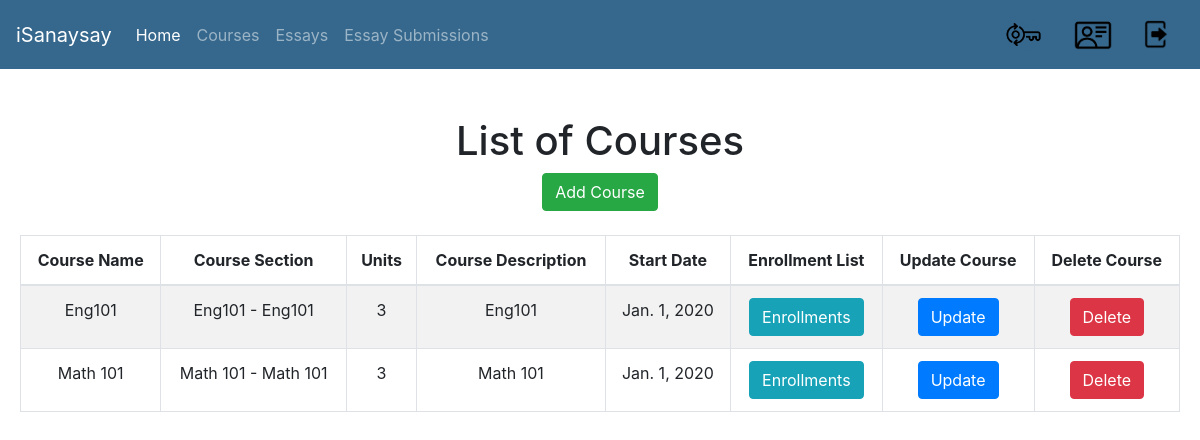
Page /isanaysay/view_courses (signed in) on the earlier database version.
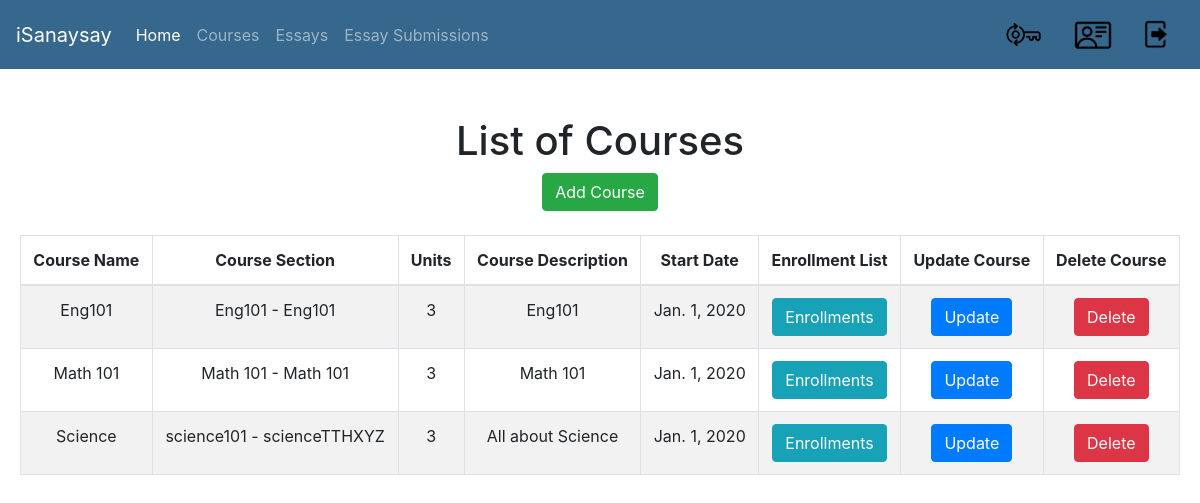
Same page on the later database version.
### users/models.py (models this page shows, shortened)
class Course(models.Model):
    pass
    semester_Choices = (
        ('A', 'First Semester'),
        ('B', 'Second Semester'),
        ('C', 'Summer'),
    )
    shoolYear_Choices = (
        ('1', '2019-2020'),
        ('2', '2020-2021'),
        ('3', '2021-2022'),
    )
    name = models.CharField(verbose_name="Course Name", max_length=128)
    course_code = models.CharField(verbose_name="Course Code", max_length=128)
    course_description = models.CharField(verbose_name="Course Description", max_length=500)
    course_detail = models.CharField(verbose_name="Course Detail", max_length=100)
    course_unit = models.IntegerField(verbose_name="Course Units", default=3)
    course_semester = models.CharField(max_length=1,choices=semester_Choices, default='A', verbose_name="Semester")
    course_school_year = models.CharField(max_length=1,choices=shoolYear_Choices, default='20', verbose_name="School Year")
    start_date = models.DateField(verbose_name="Course Start Date")
    end_date = models.DateField(verbose_name="Course End Date")
    students = models.ManyToManyField(CustomUser, related_name='students_enrolled')
    teacher = models.ForeignKey(CustomUser, verbose_name="Teacher", on_delete = models.CASCADE)

### users/views.py (the view)
def view_courses(request):
    user_id = request.user.id
    template = "list_course.html"
    course_school_years = Course.objects.select_related('teacher').filter(teacher__id=user_id).values('course_school_year').annotate(dcount=Count('course_school_year'))
    course_semesters = Course.objects.select_related('teacher').filter(teacher__id=user_id).values('course_semester').annotate(dcount=Count('course_semester'))
    courses = Course.objects.select_related('teacher').filter(teacher__id=user_id)
    context = {
        'course_school_years': course_school_years,
        'course_semesters': course_semesters,
        'courses': courses,
        'user_id': user_id,
    }
    return render(request, template, context)

### users/models.py (called while the page is built)
    def __str__(self):
        return self.first_name + " " + self.middle_name + " " + self.last_name

### templates/list_course.html (shortened to what this page needs)
{% extends 'base.html' %}
{% block content %}
	<div id="parent"><div id="child"><br/><br/>
		<h1>List of Courses</h1>
		<a href="{% url 'add-course' %}" class="btn btn-success">Add Course</a> <br /><br />
		<table  class="ui-responsive table table-striped table-bordered">
			<thead>
				<tr>
					<th>Course Name</th>
					<th>Course Section</th>
					<th>Units</th>
					<th>Course Description</th>
					<th>Start Date</th>
					<th>Enrollment List</th>
					<th>Update Course</th>
					<th>Delete Course</th>
				</tr>
			</thead>
			<tbody>
				{% for course in courses %}
				<tr>
					<td>{{ course.name }}</td>
					<td>{{ course.course_code }} - {{ course.course_detail }}</td>
					<td>{{ course.course_unit }} </td>
					<td>{{ course.course_description }}</td>
					<td>{{ course.start_date }}</td>
					<td>
						<button type="button" class="btn btn-info" data-toggle="modal" data-target="#myModal{{ course.id }}">Enrollments</button>
					</td>
					<td>
						<a href="{% url 'update-course' course.id %}" class="btn btn-primary">Update</a>
					</td>
					<td>
						<a href="{% url 'delete-course' course.id %}" class="btn btn-danger">Delete</a>
					</td>
				</tr>
				{% empty %}
				<tr>
					<td colspan=9>No Courses yet</td>
				</tr>
				{% endfor %}
			</tbody>
		</table>
	</div></div>
{% endblock %}

Differences in the rows shown:
added Course: name "Science", course_code "science101", course_detail "scienceTTHXYZ", course_unit "3", course_description "All about Science", start_date "Jan. 1, 2020"
